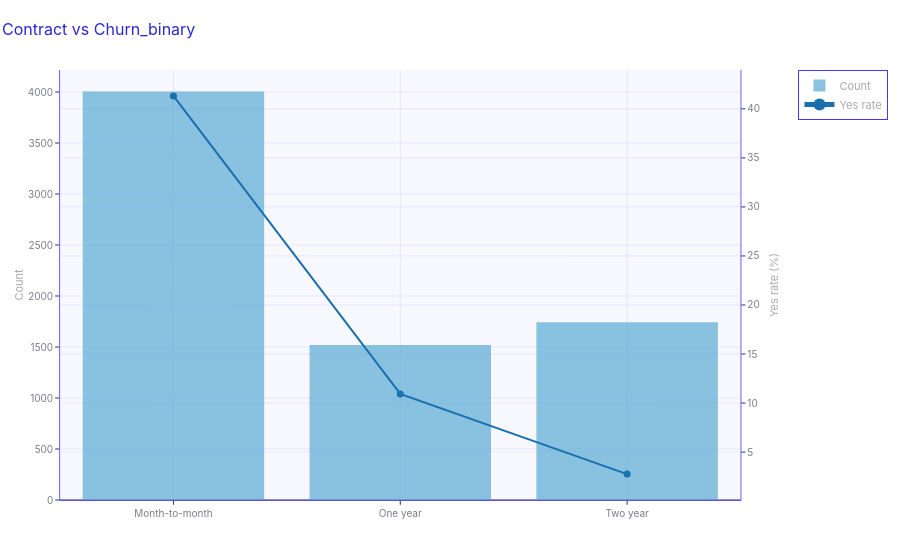
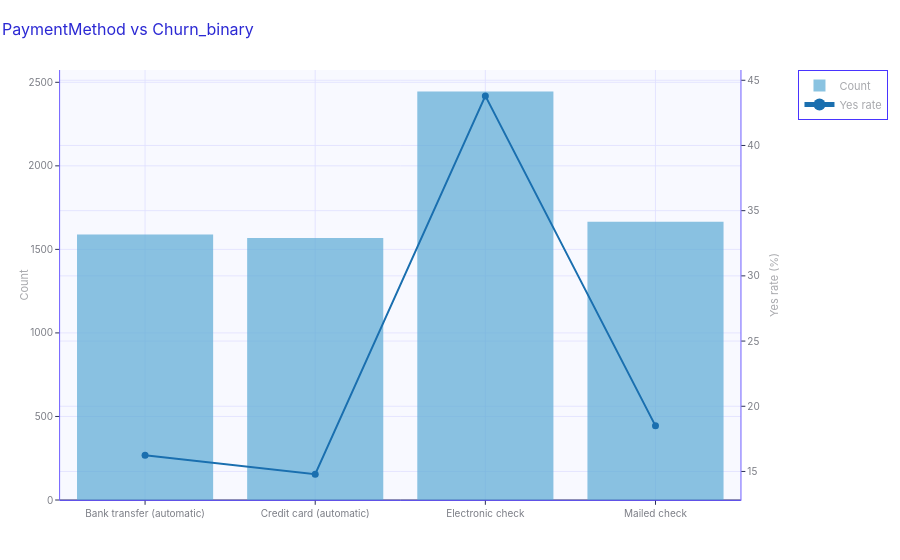
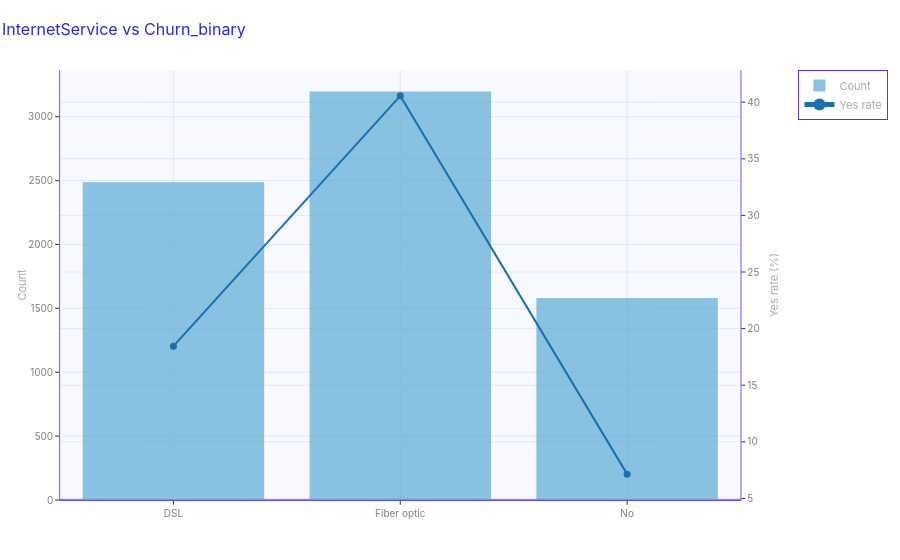
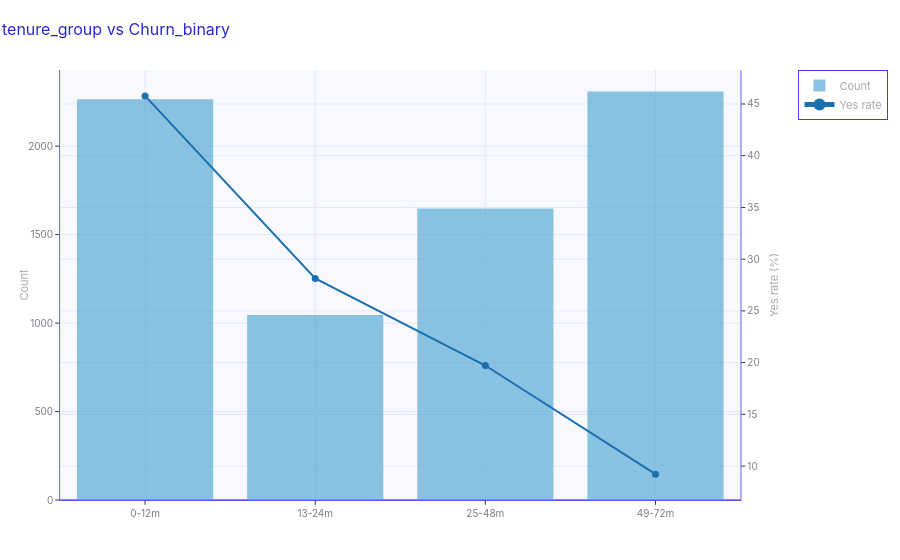

Notebook cell for these charts, in order:
### Code cell
# Auto-explore key categorical features
g.viz.auto_explore(["Contract", "PaymentMethod", "InternetService", "tenure_group"])

### Figure 1 — Plotly figure (JSON) as saved in the notebook; plotly's stock layout.template omitted (floating-point values rounded to 4 significant figures)
{"data": [{"marker": {"color": "#5aaad5"}, "name": "Count", "opacity": 0.7, "type": "bar", "x": ["Month-to-month", "One year", "Two year"], "xaxis": "x", "y": [4005, 1519, 1743], "yaxis": "y"}, {"line": {"color": "#1a6faf", "width": 2}, "marker": {"size": 7}, "mode": "lines+markers", "name": "Yes rate", "text": ["41.3%", "10.9%", "2.8%"], "textposition": "top center", "type": "scatter", "x": ["Month-to-month", "One year", "Two year"], "xaxis": "x", "y": [41.32, 10.93, 2.754], "yaxis": "y2"}], "layout": {"font": {"color": "black", "family": "Arial, sans-serif", "size": 12}, "legend": {"bgcolor": "white", "bordercolor": "#4934ff", "borderwidth": 1}, "margin": {"b": 60, "l": 60, "r": 30, "t": 70}, "paper_bgcolor": "white", "plot_bgcolor": "#f8f9ff", "title": {"font": {"color": "#2b28d3", "size": 16}, "text": "Contract vs Churn_binary"}, "xaxis": {"anchor": "y", "domain": [0.0, 0.94], "gridcolor": "#e0e0ff", "linecolor": "#4934ff", "showline": true}, "yaxis": {"anchor": "x", "domain": [0.0, 1.0], "gridcolor": "#e0e0ff", "linecolor": "#4934ff", "showline": true, "title": {"text": "Count"}}, "yaxis2": {"anchor": "x", "gridcolor": "#e0e0ff", "linecolor": "#4934ff", "overlaying": "y", "showline": true, "side": "right", "title": {"text": "Yes rate (%)"}}}}

### Figure 2 — Plotly figure (JSON) as saved in the notebook; plotly's stock layout.template omitted (floating-point values rounded to 4 significant figures)
{"data": [{"marker": {"color": "#5aaad5"}, "name": "Count", "opacity": 0.7, "type": "bar", "x": ["Bank transfer (automatic)", "Credit card (automatic)", "Electronic check", "Mailed check"], "xaxis": "x", "y": [1589, 1568, 2445, 1665], "yaxis": "y"}, {"line": {"color": "#1a6faf", "width": 2}, "marker": {"size": 7}, "mode": "lines+markers", "name": "Yes rate", "text": ["16.2%", "14.8%", "43.8%", "18.5%"], "textposition": "top center", "type": "scatter", "x": ["Bank transfer (automatic)", "Credit card (automatic)", "Electronic check", "Mailed check"], "xaxis": "x", "y": [16.24, 14.8, 43.8, 18.5], "yaxis": "y2"}], "layout": {"font": {"color": "black", "family": "Arial, sans-serif", "size": 12}, "legend": {"bgcolor": "white", "bordercolor": "#4934ff", "borderwidth": 1}, "margin": {"b": 60, "l": 60, "r": 30, "t": 70}, "paper_bgcolor": "white", "plot_bgcolor": "#f8f9ff", "title": {"font": {"color": "#2b28d3", "size": 16}, "text": "PaymentMethod vs Churn_binary"}, "xaxis": {"anchor": "y", "domain": [0.0, 0.94], "gridcolor": "#e0e0ff", "linecolor": "#4934ff", "showline": true}, "yaxis": {"anchor": "x", "domain": [0.0, 1.0], "gridcolor": "#e0e0ff", "linecolor": "#4934ff", "showline": true, "title": {"text": "Count"}}, "yaxis2": {"anchor": "x", "gridcolor": "#e0e0ff", "linecolor": "#4934ff", "overlaying": "y", "showline": true, "side": "right", "title": {"text": "Yes rate (%)"}}}}

### Figure 3 — Plotly figure (JSON) as saved in the notebook; plotly's stock layout.template omitted (floating-point values rounded to 4 significant figures)
{"data": [{"marker": {"color": "#5aaad5"}, "name": "Count", "opacity": 0.7, "type": "bar", "x": ["DSL", "Fiber optic", "No"], "xaxis": "x", "y": [2488, 3198, 1581], "yaxis": "y"}, {"line": {"color": "#1a6faf", "width": 2}, "marker": {"size": 7}, "mode": "lines+markers", "name": "Yes rate", "text": ["18.4%", "40.6%", "7.1%"], "textposition": "top center", "type": "scatter", "x": ["DSL", "Fiber optic", "No"], "xaxis": "x", "y": [18.45, 40.56, 7.147], "yaxis": "y2"}], "layout": {"font": {"color": "black", "family": "Arial, sans-serif", "size": 12}, "legend": {"bgcolor": "white", "bordercolor": "#4934ff", "borderwidth": 1}, "margin": {"b": 60, "l": 60, "r": 30, "t": 70}, "paper_bgcolor": "white", "plot_bgcolor": "#f8f9ff", "title": {"font": {"color": "#2b28d3", "size": 16}, "text": "InternetService vs Churn_binary"}, "xaxis": {"anchor": "y", "domain": [0.0, 0.94], "gridcolor": "#e0e0ff", "linecolor": "#4934ff", "showline": true}, "yaxis": {"anchor": "x", "domain": [0.0, 1.0], "gridcolor": "#e0e0ff", "linecolor": "#4934ff", "showline": true, "title": {"text": "Count"}}, "yaxis2": {"anchor": "x", "gridcolor": "#e0e0ff", "linecolor": "#4934ff", "overlaying": "y", "showline": true, "side": "right", "title": {"text": "Yes rate (%)"}}}}

### Figure 4 — Plotly figure (JSON) as saved in the notebook; plotly's stock layout.template omitted (floating-point values rounded to 4 significant figures)
{"data": [{"marker": {"color": "#5aaad5"}, "name": "Count", "opacity": 0.7, "type": "bar", "x": ["0-12m", "13-24m", "25-48m", "49-72m"], "xaxis": "x", "y": [2265, 1045, 1648, 2309], "yaxis": "y"}, {"line": {"color": "#1a6faf", "width": 2}, "marker": {"size": 7}, "mode": "lines+markers", "name": "Yes rate", "text": ["45.8%", "28.1%", "19.7%", "9.2%"], "textposition": "top center", "type": "scatter", "x": ["0-12m", "13-24m", "25-48m", "49-72m"], "xaxis": "x", "y": [45.78, 28.13, 19.72, 9.225], "yaxis": "y2"}], "layout": {"font": {"color": "black", "family": "Arial, sans-serif", "size": 12}, "legend": {"bgcolor": "white", "bordercolor": "#4934ff", "borderwidth": 1}, "margin": {"b": 60, "l": 60, "r": 30, "t": 70}, "paper_bgcolor": "white", "plot_bgcolor": "#f8f9ff", "title": {"font": {"color": "#2b28d3", "size": 16}, "text": "tenure_group vs Churn_binary"}, "xaxis": {"anchor": "y", "domain": [0.0, 0.94], "gridcolor": "#e0e0ff", "linecolor": "#4934ff", "showline": true}, "yaxis": {"anchor": "x", "domain": [0.0, 1.0], "gridcolor": "#e0e0ff", "linecolor": "#4934ff", "showline": true, "title": {"text": "Count"}}, "yaxis2": {"anchor": "x", "gridcolor": "#e0e0ff", "linecolor": "#4934ff", "overlaying": "y", "showline": true, "side": "right", "title": {"text": "Yes rate (%)"}}}}
